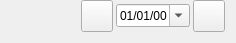
           <widget class="QFrame" name="topLine">
            <property name="maximumSize">
             <size>
              <width>1000000</width>
              <height>32</height>
             </size>
            </property>
            <layout class="QHBoxLayout" name="LocationTimeLayout">
             <property name="spacing">
              <number>3</number>
             </property>
             <property name="topMargin">
              <number>0</number>
             </property>
             <item>
              <widget class="QLabel" name="moonImage">
               <property name="minimumSize">
                <size>
                 <width>32</width>
                 <height>32</height>
                </size>
               </property>
               <property name="text">
                <string/>
               </property>
              </widget>
             </item>
             <item>
              <widget class="QLabel" name="moonPercentLabel">
               <property name="minimumSize">
                <size>
                 <width>32</width>
                 <height>32</height>
                </size>
               </property>
               <property name="maximumSize">
                <size>
                 <width>32</width>
                 <height>32</height>
                </size>
               </property>
               <property name="text">
                <string/>
               </property>
               <property name="alignment">
                <set>Qt::AlignCenter</set>
               </property>
              </widget>
             </item>
             <item>
              <widget class="QPushButton" name="backOneDay">
               <property name="sizePolicy">
                <sizepolicy hsizetype="Fixed" vsizetype="Fixed">
                 <horstretch>0</horstretch>
                 <verstretch>0</verstretch>
                </sizepolicy>
               </property>
               <property name="minimumSize">
                <size>
                 <width>32</width>
                 <height>32</height>
                </size>
               </property>
               <property name="maximumSize">
                <size>
                 <width>32</width>
                 <height>32</height>
                </size>
               </property>
               <property name="toolTip">
                <string>Back one day</string>
               </property>
               <property name="text">
                <string/>
               </property>
               <property name="icon">
                <iconset theme="arrow-left">
                 <normaloff>.</normaloff>.</iconset>
               </property>
              </widget>
             </item>
             <item>
              <widget class="QDateEdit" name="DateEdit">
               <property name="showGroupSeparator" stdset="0">
                <bool>false</bool>
               </property>
               <property name="displayFormat">
                <string>dd/MM/yy</string>
               </property>
               <property name="calendarPopup">
                <bool>true</bool>
               </property>
              </widget>
             </item>
             <item>
              <widget class="QPushButton" name="forwardOneDay">
               <property name="sizePolicy">
                <sizepolicy hsizetype="Fixed" vsizetype="Fixed">
                 <horstretch>0</horstretch>
                 <verstretch>0</verstretch>
                </sizepolicy>
               </property>
               <property name="minimumSize">
                <size>
                 <width>32</width>
                 <height>32</height>
                </size>
               </property>
               <property name="maximumSize">
                <size>
                 <width>32</width>
                 <height>32</height>
                </size>
               </property>
               <property name="toolTip">
                <string>Forward one day</string>
               </property>
               <property name="text">
                <string/>
               </property>
               <property name="icon">
                <iconset theme="arrow-right">
                 <normaloff>.</normaloff>.</iconset>
               </property>
              </widget>
             </item>
            </layout>
           </widget>
